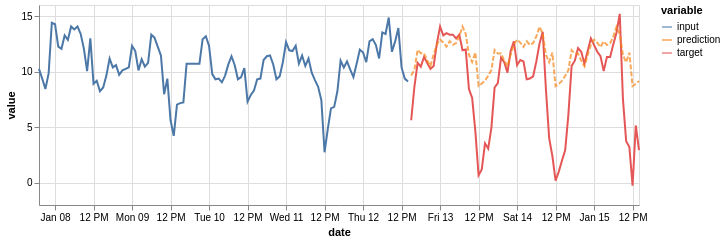

Here is the notebook cell this chart was saved with:
### Code cell
(on.Plot()
    .add(on.marks.line, input)
    .add(on.marks.line, target)
    .add(on.marks.line, prediction, type='dashed')
    .properties(width=600, height=200)
    .show()
)

### Figure 1 — Vega specification as saved in the notebook (floating-point values rounded to 4 significant figures)
{"$schema": "https://vega.github.io/schema/vega/v5.json", "data": [{"name": "source_0", "values": [{"date": "2017-01-07T19:00:00.000", "variable": "input", "value": 10.25}, {"date": "2017-01-07T20:00:00.000", "variable": "input", "value": 9.377}, {"date": "2017-01-07T21:00:00.000", "variable": "input", "value": 8.439}, {"date": "2017-01-07T22:00:00.000", "variable": "input", "value": 9.846}, {"date": "2017-01-07T23:00:00.000", "variable": "input", "value": 14.4}, {"date": "2017-01-08T00:00:00.000", "variable": "input", "value": 14.27}, {"date": "2017-01-08T01:00:00.000", "variable": "input", "value": 12.26}, {"date": "2017-01-08T02:00:00.000", "variable": "input", "value": 12.06}, {"date": "2017-01-08T03:00:00.000", "variable": "input", "value": 13.26}, {"date": "2017-01-08T04:00:00.000", "variable": "input", "value": 12.86}, {"date": "2017-01-08T05:00:00.000", "variable": "input", "value": 14.07}, {"date": "2017-01-08T06:00:00.000", "variable": "input", "value": 13.8}, {"date": "2017-01-08T07:00:00.000", "variable": "input", "value": 14.07}, {"date": "2017-01-08T08:00:00.000", "variable": "input", "value": 13.4}, {"date": "2017-01-08T09:00:00.000", "variable": "input", "value": 12.06}, {"date": "2017-01-08T10:00:00.000", "variable": "input", "value": 10.05}, {"date": "2017-01-08T11:00:00.000", "variable": "input", "value": 12.99}, {"date": "2017-01-08T12:00:00.000", "variable": "input", "value": 8.908}, {"date": "2017-01-08T13:00:00.000", "variable": "input", "value": 9.176}, {"date": "2017-01-08T14:00:00.000", "variable": "input", "value": 8.239}, {"date": "2017-01-08T15:00:00.000", "variable": "input", "value": 8.573}, {"date": "2017-01-08T16:00:00.000", "variable": "input", "value": 9.645}, {"date": "2017-01-08T17:00:00.000", "variable": "input", "value": 11.19}, {"date": "2017-01-08T18:00:00.000", "variable": "input", "value": 10.38}, {"date": "2017-01-08T19:00:00.000", "variable": "input", "value": 10.58}, {"date": "2017-01-08T20:00:00.000", "variable": "input", "value": 9.712}, {"date": "2017-01-08T21:00:00.000", "variable": "input", "value": 10.11}, {"date": "2017-01-08T22:00:00.000", "variable": "input", "value": 10.25}, {"date": "2017-01-08T23:00:00.000", "variable": "input", "value": 10.38}, {"date": "2017-01-09T00:00:00.000", "variable": "input", "value": 12.32}, {"date": "2017-01-09T01:00:00.000", "variable": "input", "value": 11.85}, {"date": "2017-01-09T02:00:00.000", "variable": "input", "value": 10.11}, {"date": "2017-01-09T03:00:00.000", "variable": "input", "value": 11.12}, {"date": "2017-01-09T04:00:00.000", "variable": "input", "value": 10.45}, {"date": "2017-01-09T05:00:00.000", "variable": "input", "value": 10.78}, {"date": "2017-01-09T06:00:00.000", "variable": "input", "value": 13.33}, {"date": "2017-01-09T07:00:00.000", "variable": "input", "value": 13.06}, {"date": "2017-01-09T08:00:00.000", "variable": "input", "value": 12.26}, {"date": "2017-01-09T09:00:00.000", "variable": "input", "value": 11.45}, {"date": "2017-01-09T10:00:00.000", "variable": "input", "value": 7.971}, {"date": "2017-01-09T11:00:00.000", "variable": "input", "value": 9.377}, {"date": "2017-01-09T12:00:00.000", "variable": "input", "value": 5.626}, {"date": "2017-01-09T13:00:00.000", "variable": "input", "value": 4.22}, {"date": "2017-01-09T14:00:00.000", "variable": "input", "value": 7.033}, {"date": "2017-01-09T15:00:00.000", "variable": "input", "value": 7.167}, {"date": "2017-01-09T16:00:00.000", "variable": "input", "value": 7.234}, {"date": "2017-01-09T17:00:00.000", "variable": "input", "value": 10.72}, {"date": "2017-01-09T18:00:00.000", "variable": "input", "value": 10.72}, {"date": "2017-01-09T19:00:00.000", "variable": "input", "value": 10.72}, {"date": "2017-01-09T20:00:00.000", "variable": "input", "value": 10.72}, {"date": "2017-01-09T21:00:00.000", "variable": "input", "value": 10.72}, {"date": "2017-01-09T22:00:00.000", "variable": "input", "value": 12.93}, {"date": "2017-01-09T23:00:00.000", "variable": "input", "value": 13.19}, {"date": "2017-01-10T00:00:00.000", "variable": "input", "value": 12.32}, {"date": "2017-01-10T01:00:00.000", "variable": "input", "value": 9.779}, {"date": "2017-01-10T02:00:00.000", "variable": "input", "value": 9.31}, {"date": "2017-01-10T03:00:00.000", "variable": "input", "value": 9.377}, {"date": "2017-01-10T04:00:00.000", "variable": "input", "value": 9.042}, {"date": "2017-01-10T05:00:00.000", "variable": "input", "value": 9.645}, {"date": "2017-01-10T06:00:00.000", "variable": "input", "value": 10.65}, {"date": "2017-01-10T07:00:00.000", "variable": "input", "value": 11.39}, {"date": "2017-01-10T08:00:00.000", "variable": "input", "value": 10.58}, {"date": "2017-01-10T09:00:00.000", "variable": "input", "value": 9.31}, {"date": "2017-01-10T10:00:00.000", "variable": "input", "value": 9.511}, {"date": "2017-01-10T11:00:00.000", "variable": "input", "value": 10.31}, {"date": "2017-01-10T12:00:00.000", "variable": "input", "value": 7.301}, {"date": "2017-01-10T13:00:00.000", "variable": "input", "value": 7.904}, {"date": "2017-01-10T14:00:00.000", "variable": "input", "value": 8.306}, {"date": "2017-01-10T15:00:00.000", "variable": "input", "value": 9.31}, {"date": "2017-01-10T16:00:00.000", "variable": "input", "value": 9.377}, {"date": "2017-01-10T17:00:00.000", "variable": "input", "value": 11.05}, {"date": "2017-01-10T18:00:00.000", "variable": "input", "value": 11.39}, {"date": "2017-01-10T19:00:00.000", "variable": "input", "value": 11.45}, {"date": "2017-01-10T20:00:00.000", "variable": "input", "value": 10.65}, {"date": "2017-01-10T21:00:00.000", "variable": "input", "value": 9.31}, {"date": "2017-01-10T22:00:00.000", "variable": "input", "value": 9.578}, {"date": "2017-01-10T23:00:00.000", "variable": "input", "value": 10.85}, {"date": "2017-01-11T00:00:00.000", "variable": "input", "value": 12.66}, {"date": "2017-01-11T01:00:00.000", "variable": "input", "value": 11.92}, {"date": "2017-01-11T02:00:00.000", "variable": "input", "value": 11.85}, {"date": "2017-01-11T03:00:00.000", "variable": "input", "value": 12.32}, {"date": "2017-01-11T04:00:00.000", "variable": "input", "value": 10.72}, {"date": "2017-01-11T05:00:00.000", "variable": "input", "value": 11.45}, {"date": "2017-01-11T06:00:00.000", "variable": "input", "value": 10.52}, {"date": "2017-01-11T07:00:00.000", "variable": "input", "value": 11.19}, {"date": "2017-01-11T08:00:00.000", "variable": "input", "value": 9.913}, {"date": "2017-01-11T09:00:00.000", "variable": "input", "value": 9.243}, {"date": "2017-01-11T10:00:00.000", "variable": "input", "value": 8.64}, {"date": "2017-01-11T11:00:00.000", "variable": "input", "value": 7.435}, {"date": "2017-01-11T12:00:00.000", "variable": "input", "value": 2.746}, {"date": "2017-01-11T13:00:00.000", "variable": "input", "value": 4.823}, {"date": "2017-01-11T14:00:00.000", "variable": "input", "value": 6.698}, {"date": "2017-01-11T15:00:00.000", "variable": "input", "value": 6.832}, {"date": "2017-01-11T16:00:00.000", "variable": "input", "value": 8.239}, {"date": "2017-01-11T17:00:00.000", "variable": "input", "value": 10.98}, {"date": "2017-01-11T18:00:00.000", "variable": "input", "value": 10.38}, {"date": "2017-01-11T19:00:00.000", "variable": "input", "value": 10.92}, {"date": "2017-01-11T20:00:00.000", "variable": "input", "value": 10.18}, {"date": "2017-01-11T21:00:00.000", "variable": "input", "value": 9.511}, {"date": "2017-01-11T22:00:00.000", "variable": "input", "value": 10.72}, {"date": "2017-01-11T23:00:00.000", "variable": "input", "value": 11.99}, {"date": "2017-01-12T00:00:00.000", "variable": "input", "value": 11.72}, {"date": "2017-01-12T01:00:00.000", "variable": "input", "value": 10.85}, {"date": "2017-01-12T02:00:00.000", "variable": "input", "value": 12.73}, {"date": "2017-01-12T03:00:00.000", "variable": "input", "value": 12.93}, {"date": "2017-01-12T04:00:00.000", "variable": "input", "value": 12.39}, {"date": "2017-01-12T05:00:00.000", "variable": "input", "value": 11.19}, {"date": "2017-01-12T06:00:00.000", "variable": "input", "value": 13.53}, {"date": "2017-01-12T07:00:00.000", "variable": "input", "value": 13.4}, {"date": "2017-01-12T08:00:00.000", "variable": "input", "value": 14.87}, {"date": "2017-01-12T09:00:00.000", "variable": "input", "value": 11.79}, {"date": "2017-01-12T10:00:00.000", "variable": "input", "value": 12.73}, {"date": "2017-01-12T11:00:00.000", "variable": "input", "value": 13.93}, {"date": "2017-01-12T12:00:00.000", "variable": "input", "value": 10.38}, {"date": "2017-01-12T13:00:00.000", "variable": "input", "value": 9.377}, {"date": "2017-01-12T14:00:00.000", "variable": "input", "value": 9.109}], "transform": [{"type": "formula", "expr": "toDate(datum['date'])", "as": "date"}]}, {"name": "source_1", "values": [{"date": "2017-01-12T15:00:00.000", "variable": "target", "value": 5.626}, {"date": "2017-01-12T16:00:00.000", "variable": "target", "value": 8.64}, {"date": "2017-01-12T17:00:00.000", "variable": "target", "value": 10.78}, {"date": "2017-01-12T18:00:00.000", "variable": "target", "value": 10.45}, {"date": "2017-01-12T19:00:00.000", "variable": "target", "value": 11.32}, {"date": "2017-01-12T20:00:00.000", "variable": "target", "value": 10.78}, {"date": "2017-01-12T21:00:00.000", "variable": "target", "value": 10.25}, {"date": "2017-01-12T22:00:00.000", "variable": "target", "value": 10.52}, {"date": "2017-01-12T23:00:00.000", "variable": "target", "value": 12.52}, {"date": "2017-01-13T00:00:00.000", "variable": "target", "value": 14.07}, {"date": "2017-01-13T01:00:00.000", "variable": "target", "value": 13.26}, {"date": "2017-01-13T02:00:00.000", "variable": "target", "value": 13.46}, {"date": "2017-01-13T03:00:00.000", "variable": "target", "value": 13.33}, {"date": "2017-01-13T04:00:00.000", "variable": "target", "value": 13.33}, {"date": "2017-01-13T05:00:00.000", "variable": "target", "value": 12.99}, {"date": "2017-01-13T06:00:00.000", "variable": "target", "value": 13.33}, {"date": "2017-01-13T07:00:00.000", "variable": "target", "value": 11.92}, {"date": "2017-01-13T08:00:00.000", "variable": "target", "value": 11.99}, {"date": "2017-01-13T09:00:00.000", "variable": "target", "value": 8.439}, {"date": "2017-01-13T10:00:00.000", "variable": "target", "value": 7.636}, {"date": "2017-01-13T11:00:00.000", "variable": "target", "value": 4.622}, {"date": "2017-01-13T12:00:00.000", "variable": "target", "value": 0.67}, {"date": "2017-01-13T13:00:00.000", "variable": "target", "value": 1.206}, {"date": "2017-01-13T14:00:00.000", "variable": "target", "value": 3.55}, {"date": "2017-01-13T15:00:00.000", "variable": "target", "value": 3.081}, {"date": "2017-01-13T16:00:00.000", "variable": "target", "value": 4.957}, {"date": "2017-01-13T17:00:00.000", "variable": "target", "value": 8.573}, {"date": "2017-01-13T18:00:00.000", "variable": "target", "value": 8.975}, {"date": "2017-01-13T19:00:00.000", "variable": "target", "value": 11.25}, {"date": "2017-01-13T20:00:00.000", "variable": "target", "value": 10.85}, {"date": "2017-01-13T21:00:00.000", "variable": "target", "value": 9.913}, {"date": "2017-01-13T22:00:00.000", "variable": "target", "value": 11.85}, {"date": "2017-01-13T23:00:00.000", "variable": "target", "value": 12.73}, {"date": "2017-01-14T00:00:00.000", "variable": "target", "value": 10.58}, {"date": "2017-01-14T01:00:00.000", "variable": "target", "value": 11.05}, {"date": "2017-01-14T02:00:00.000", "variable": "target", "value": 10.92}, {"date": "2017-01-14T03:00:00.000", "variable": "target", "value": 9.31}, {"date": "2017-01-14T04:00:00.000", "variable": "target", "value": 9.377}, {"date": "2017-01-14T05:00:00.000", "variable": "target", "value": 9.578}, {"date": "2017-01-14T06:00:00.000", "variable": "target", "value": 10.92}, {"date": "2017-01-14T07:00:00.000", "variable": "target", "value": 12.52}, {"date": "2017-01-14T08:00:00.000", "variable": "target", "value": 13.6}, {"date": "2017-01-14T09:00:00.000", "variable": "target", "value": 8.372}, {"date": "2017-01-14T10:00:00.000", "variable": "target", "value": 4.019}, {"date": "2017-01-14T11:00:00.000", "variable": "target", "value": 2.411}, {"date": "2017-01-14T12:00:00.000", "variable": "target", "value": 0.201}, {"date": "2017-01-14T13:00:00.000", "variable": "target", "value": 1.005}, {"date": "2017-01-14T14:00:00.000", "variable": "target", "value": 2.009}, {"date": "2017-01-14T15:00:00.000", "variable": "target", "value": 2.947}, {"date": "2017-01-14T16:00:00.000", "variable": "target", "value": 6.162}, {"date": "2017-01-14T17:00:00.000", "variable": "target", "value": 10.52}, {"date": "2017-01-14T18:00:00.000", "variable": "target", "value": 10.98}, {"date": "2017-01-14T19:00:00.000", "variable": "target", "value": 12.12}, {"date": "2017-01-14T20:00:00.000", "variable": "target", "value": 11.79}, {"date": "2017-01-14T21:00:00.000", "variable": "target", "value": 10.72}, {"date": "2017-01-14T22:00:00.000", "variable": "target", "value": 11.85}, {"date": "2017-01-14T23:00:00.000", "variable": "target", "value": 12.99}, {"date": "2017-01-15T00:00:00.000", "variable": "target", "value": 12.39}, {"date": "2017-01-15T01:00:00.000", "variable": "target", "value": 11.79}, {"date": "2017-01-15T02:00:00.000", "variable": "target", "value": 11.39}, {"date": "2017-01-15T03:00:00.000", "variable": "target", "value": 10.05}, {"date": "2017-01-15T04:00:00.000", "variable": "target", "value": 11.32}, {"date": "2017-01-15T05:00:00.000", "variable": "target", "value": 11.32}, {"date": "2017-01-15T06:00:00.000", "variable": "target", "value": 12.46}, {"date": "2017-01-15T07:00:00.000", "variable": "target", "value": 13.53}, {"date": "2017-01-15T08:00:00.000", "variable": "target", "value": 15.2}, {"date": "2017-01-15T09:00:00.000", "variable": "target", "value": 7.502}, {"date": "2017-01-15T10:00:00.000", "variable": "target", "value": 3.751}, {"date": "2017-01-15T11:00:00.000", "variable": "target", "value": 3.215}, {"date": "2017-01-15T12:00:00.000", "variable": "target", "value": -0.268}, {"date": "2017-01-15T13:00:00.000", "variable": "target", "value": 5.157}, {"date": "2017-01-15T14:00:00.000", "variable": "target", "value": 2.947}], "transform": [{"type": "formula", "expr": "toDate(datum['date'])", "as": "date"}]}, {"name": "source_2", "values": [{"date": "2017-01-12T15:00:00.000", "variable": "prediction", "value": 9.649}, {"date": "2017-01-12T16:00:00.000", "variable": "prediction", "value": 10.16}, {"date": "2017-01-12T17:00:00.000", "variable": "prediction", "value": 11.96}, {"date": "2017-01-12T18:00:00.000", "variable": "prediction", "value": 11.65}, {"date": "2017-01-12T19:00:00.000", "variable": "prediction", "value": 11.65}, {"date": "2017-01-12T20:00:00.000", "variable": "prediction", "value": 11.01}, {"date": "2017-01-12T21:00:00.000", "variable": "prediction", "value": 10.51}, {"date": "2017-01-12T22:00:00.000", "variable": "prediction", "value": 11.54}, {"date": "2017-01-12T23:00:00.000", "variable": "prediction", "value": 12.44}, {"date": "2017-01-13T00:00:00.000", "variable": "prediction", "value": 12.89}, {"date": "2017-01-13T01:00:00.000", "variable": "prediction", "value": 12.63}, {"date": "2017-01-13T02:00:00.000", "variable": "prediction", "value": 12.24}, {"date": "2017-01-13T03:00:00.000", "variable": "prediction", "value": 12.75}, {"date": "2017-01-13T04:00:00.000", "variable": "prediction", "value": 12.42}, {"date": "2017-01-13T05:00:00.000", "variable": "prediction", "value": 12.58}, {"date": "2017-01-13T06:00:00.000", "variable": "prediction", "value": 13.18}, {"date": "2017-01-13T07:00:00.000", "variable": "prediction", "value": 14.06}, {"date": "2017-01-13T08:00:00.000", "variable": "prediction", "value": 13.4}, {"date": "2017-01-13T09:00:00.000", "variable": "prediction", "value": 11.52}, {"date": "2017-01-13T10:00:00.000", "variable": "prediction", "value": 10.87}, {"date": "2017-01-13T11:00:00.000", "variable": "prediction", "value": 11.74}, {"date": "2017-01-13T12:00:00.000", "variable": "prediction", "value": 8.711}, {"date": "2017-01-13T13:00:00.000", "variable": "prediction", "value": 8.927}, {"date": "2017-01-13T14:00:00.000", "variable": "prediction", "value": 9.18}, {"date": "2017-01-13T15:00:00.000", "variable": "prediction", "value": 9.638}, {"date": "2017-01-13T16:00:00.000", "variable": "prediction", "value": 10.14}, {"date": "2017-01-13T17:00:00.000", "variable": "prediction", "value": 11.95}, {"date": "2017-01-13T18:00:00.000", "variable": "prediction", "value": 11.64}, {"date": "2017-01-13T19:00:00.000", "variable": "prediction", "value": 11.64}, {"date": "2017-01-13T20:00:00.000", "variable": "prediction", "value": 11.0}, {"date": "2017-01-13T21:00:00.000", "variable": "prediction", "value": 10.49}, {"date": "2017-01-13T22:00:00.000", "variable": "prediction", "value": 11.53}, {"date": "2017-01-13T23:00:00.000", "variable": "prediction", "value": 12.43}, {"date": "2017-01-14T00:00:00.000", "variable": "prediction", "value": 12.88}, {"date": "2017-01-14T01:00:00.000", "variable": "prediction", "value": 12.62}, {"date": "2017-01-14T02:00:00.000", "variable": "prediction", "value": 12.23}, {"date": "2017-01-14T03:00:00.000", "variable": "prediction", "value": 12.74}, {"date": "2017-01-14T04:00:00.000", "variable": "prediction", "value": 12.41}, {"date": "2017-01-14T05:00:00.000", "variable": "prediction", "value": 12.57}, {"date": "2017-01-14T06:00:00.000", "variable": "prediction", "value": 13.17}, {"date": "2017-01-14T07:00:00.000", "variable": "prediction", "value": 14.05}, {"date": "2017-01-14T08:00:00.000", "variable": "prediction", "value": 13.39}, {"date": "2017-01-14T09:00:00.000", "variable": "prediction", "value": 11.51}, {"date": "2017-01-14T10:00:00.000", "variable": "prediction", "value": 10.86}, {"date": "2017-01-14T11:00:00.000", "variable": "prediction", "value": 11.72}, {"date": "2017-01-14T12:00:00.000", "variable": "prediction", "value": 8.7}, {"date": "2017-01-14T13:00:00.000", "variable": "prediction", "value": 8.915}, {"date": "2017-01-14T14:00:00.000", "variable": "prediction", "value": 9.169}, {"date": "2017-01-14T15:00:00.000", "variable": "prediction", "value": 9.626}, {"date": "2017-01-14T16:00:00.000", "variable": "prediction", "value": 10.13}, {"date": "2017-01-14T17:00:00.000", "variable": "prediction", "value": 11.94}, {"date": "2017-01-14T18:00:00.000", "variable": "prediction", "value": 11.63}, {"date": "2017-01-14T19:00:00.000", "variable": "prediction", "value": 11.63}, {"date": "2017-01-14T20:00:00.000", "variable": "prediction", "value": 10.98}, {"date": "2017-01-14T21:00:00.000", "variable": "prediction", "value": 10.48}, {"date": "2017-01-14T22:00:00.000", "variable": "prediction", "value": 11.52}, {"date": "2017-01-14T23:00:00.000", "variable": "prediction", "value": 12.42}, {"date": "2017-01-15T00:00:00.000", "variable": "prediction", "value": 12.87}, {"date": "2017-01-15T01:00:00.000", "variable": "prediction", "value": 12.61}, {"date": "2017-01-15T02:00:00.000", "variable": "prediction", "value": 12.22}, {"date": "2017-01-15T03:00:00.000", "variable": "prediction", "value": 12.73}, {"date": "2017-01-15T04:00:00.000", "variable": "prediction", "value": 12.4}, {"date": "2017-01-15T05:00:00.000", "variable": "prediction", "value": 12.55}, {"date": "2017-01-15T06:00:00.000", "variable": "prediction", "value": 13.16}, {"date": "2017-01-15T07:00:00.000", "variable": "prediction", "value": 14.04}, {"date": "2017-01-15T08:00:00.000", "variable": "prediction", "value": 13.38}, {"date": "2017-01-15T09:00:00.000", "variable": "prediction", "value": 11.5}, {"date": "2017-01-15T10:00:00.000", "variable": "prediction", "value": 10.85}, {"date": "2017-01-15T11:00:00.000", "variable": "prediction", "value": 11.71}, {"date": "2017-01-15T12:00:00.000", "variable": "prediction", "value": 8.688}, {"date": "2017-01-15T13:00:00.000", "variable": "prediction", "value": 8.904}, {"date": "2017-01-15T14:00:00.000", "variable": "prediction", "value": 9.157}], "transform": [{"type": "formula", "expr": "toDate(datum['date'])", "as": "date"}]}, {"name": "source_0_color_domain_variable_0", "values": [{"variable": "input"}]}, {"name": "source_1_color_domain_variable_1", "values": [{"variable": "target"}]}, {"name": "source_2_color_domain_variable_2", "values": [{"variable": "prediction"}]}], "marks": [{"type": "group", "name": "layer_0_pathgroup", "from": {"facet": {"data": "source_0", "name": "faceted_path_layer_0_main", "groupby": ["variable"]}}, "encode": {"update": {"width": {"field": {"signal": null, "datum": null, "group": "width", "parent": null}}, "height": {"field": {"signal": null, "datum": null, "group": "height", "parent": null}}}}, "marks": [{"type": "line", "name": "layer_0_marks", "from": {"data": "faceted_path_layer_0_main"}, "sort": {"field": "x"}, "encode": {"update": {"stroke": {"field": "variable", "scale": "color"}, "defined": {"signal": "isValid(datum[\"date\"]) && isFinite(+datum[\"date\"]) && isValid(datum[\"value\"]) && isFinite(+datum[\"value\"])"}, "x": {"field": "date", "scale": "x"}, "y": {"field": "value", "scale": "y"}}}, "style": ["line"]}]}, {"type": "group", "name": "layer_1_pathgroup", "from": {"facet": {"data": "source_1", "name": "faceted_path_layer_1_main", "groupby": ["variable"]}}, "encode": {"update": {"width": {"field": {"signal": null, "datum": null, "group": "width", "parent": null}}, "height": {"field": {"signal": null, "datum": null, "group": "height", "parent": null}}}}, "marks": [{"type": "line", "name": "layer_1_marks", "from": {"data": "faceted_path_layer_1_main"}, "sort": {"field": "x"}, "encode": {"update": {"stroke": {"field": "variable", "scale": "color"}, "y": {"field": "value", "scale": "y"}, "x": {"field": "date", "scale": "x"}, "defined": {"signal": "isValid(datum[\"date\"]) && isFinite(+datum[\"date\"]) && isValid(datum[\"value\"]) && isFinite(+datum[\"value\"])"}}}, "style": ["line"]}]}, {"type": "group", "name": "layer_2_pathgroup", "from": {"facet": {"data": "source_2", "name": "faceted_path_layer_2_main", "groupby": ["variable"]}}, "encode": {"update": {"height": {"field": {"signal": null, "datum": null, "group": "height", "parent": null}}, "width": {"field": {"signal": null, "datum": null, "group": "width", "parent": null}}}}, "marks": [{"type": "line", "name": "layer_2_marks", "from": {"data": "faceted_path_layer_2_main"}, "sort": {"field": "x"}, "encode": {"update": {"strokeDash": {"value": [5, 2]}, "stroke": {"field": "variable", "scale": "color"}, "x": {"field": "date", "scale": "x"}, "y": {"field": "value", "scale": "y"}, "defined": {"signal": "isValid(datum[\"date\"]) && isFinite(+datum[\"date\"]) && isValid(datum[\"value\"]) && isFinite(+datum[\"value\"])"}, "opacity": {"value": 0.7}}}, "style": ["line"]}]}], "scales": [{"name": "x", "type": "time", "domain": {"fields": [{"data": "source_0", "field": "date"}, {"data": "source_1", "field": "date"}, {"data": "source_2", "field": "date"}]}, "range": [0, {"signal": "width"}]}, {"name": "y", "type": "linear", "domain": {"fields": [{"data": "source_0", "field": "value"}, {"data": "source_1", "field": "value"}, {"data": "source_2", "field": "value"}]}, "range": [{"signal": "height"}, 0], "zero": true, "nice": true}, {"name": "color", "type": "ordinal", "domain": {"fields": [{"data": "source_0_color_domain_variable_0", "field": "variable"}, {"data": "source_1_color_domain_variable_1", "field": "variable"}, {"data": "source_2_color_domain_variable_2", "field": "variable"}], "sort": true}, "range": "category"}], "axes": [{"scale": "x", "domain": false, "labels": false, "tickCount": {"signal": "ceil(width/40)"}, "orient": "bottom", "maxExtent": 0, "aria": false, "gridScale": "y", "ticks": false, "minExtent": 0, "grid": true, "zindex": 0}, {"scale": "y", "labels": false, "gridScale": "x", "zindex": 0, "aria": false, "ticks": false, "orient": "left", "grid": true, "tickCount": {"signal": "ceil(height/40)"}, "maxExtent": 0, "minExtent": 0, "domain": false}, {"scale": "x", "tickCount": {"signal": "ceil(width/40)"}, "zindex": 0, "title": "date", "grid": false, "labelOverlap": true, "labelFlush": true, "orient": "bottom"}, {"scale": "y", "title": "value", "tickCount": {"signal": "ceil(height/40)"}, "orient": "left", "grid": false, "labelOverlap": true, "zindex": 0}], "width": 600, "legends": [{"stroke": "color", "symbolType": "stroke", "title": "variable", "encode": {"symbols": {"update": {"opacity": {"value": 0.7}}}}}], "padding": 5, "height": 200, "style": "cell", "background": "white"}
